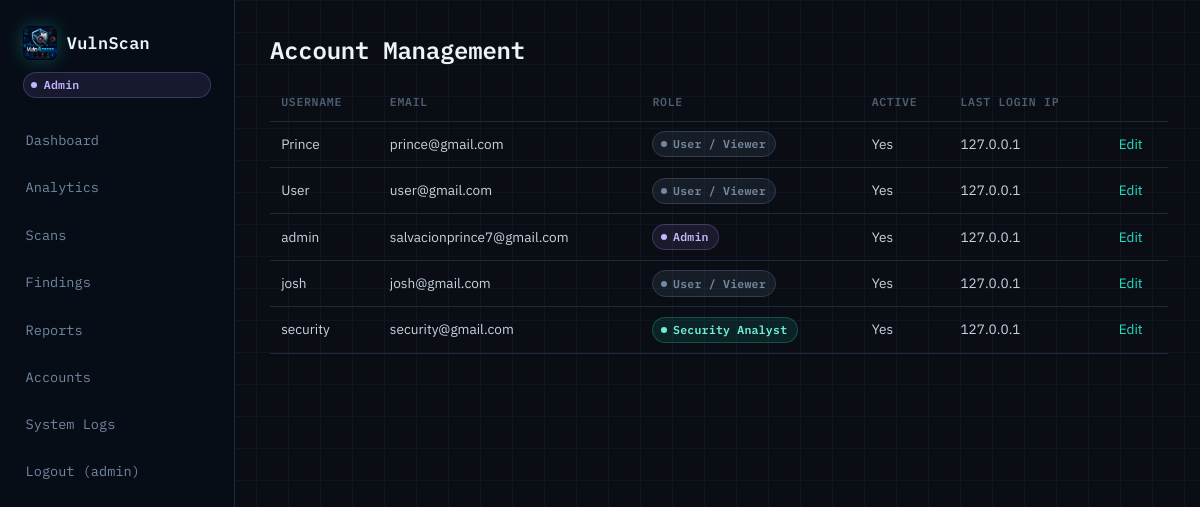
Screenshot of /accounts/manage/ (signed in) with the database file from the repository.
### accounts/models.py (models this page shows, shortened)
class User(AbstractUser):
    role = models.CharField(
        max_length=16, choices=Role.choices, default=Role.VIEWER)
    email = models.EmailField(unique=True)
    phone_number = models.CharField(
        max_length=20, blank=True, null=True, default="")
    organization = models.CharField(max_length=255, blank=True)
    mfa_enabled = models.BooleanField(default=False)
    last_login_ip = models.GenericIPAddressField(null=True, blank=True)
    created_at = models.DateTimeField(auto_now_add=True)
    @property
    def is_admin_role(self):
        return self.role == Role.ADMIN or self.is_superuser
    @property
    def is_analyst_role(self):
        return self.role in (Role.ADMIN, Role.ANALYST) or self.is_superuser
    def can_manage_accounts(self):
        return self.is_admin_role
    def can_run_scans(self):
        return self.is_analyst_role
    def can_analyze_vulnerabilities(self):
        return self.is_analyst_role

### accounts/views.py (the view)
# urls.py: path("manage/", views.account_management, name="account_management"),
@role_required("ADMIN")
def account_management(request):
    users = (
        User.objects
        .all()
        .order_by("username")
    )
    return render(
        request,
        "accounts/account_management.html",
        {
            "users": users,
            "roles": Role.choices,
        },
    )

### accounts/templates/accounts/account_management.html (shortened to what this page needs)
{% extends "base.html" %}
{% block content %}
<h1>Account Management</h1>
<table class="data-table">
    <thead>
        <tr><th>Username</th><th>Email</th><th>Role</th><th>Active</th><th>Last login IP</th><th></th></tr>
    </thead>
    <tbody>
    {% for u in users %}
        <tr>
            <td>{{ u.username }}</td>
            <td>{{ u.email }}</td>
            <td><span class="role-badge role-{{ u.role|lower }}">{{ u.get_role_display }}</span></td>
            <td>{{ u.is_active|yesno:"Yes,No" }}</td>
            <td>{{ u.last_login_ip|default:"—" }}</td>
            <td><a href="{% url 'accounts:edit_user' u.id %}">Edit</a></td>
        </tr>
    {% endfor %}
    </tbody>
</table>
{% endblock %}

### templates/base.html (shortened to what this page needs)
{% load static %}
<!DOCTYPE html>
<html lang="en">
<head>
    <link rel="stylesheet" href="{% static 'css/main.css' %}">
</head>
<body class="{% if request.resolver_match.url_name == 'login' or request.resolver_match.url_name == 'register' %}auth-page{% endif %}">
{% if request.resolver_match.url_name != 'login' and request.resolver_match.url_name != 'register' %}
<aside class="sidebar">
    <a class="brand" href="{% if user.is_authenticated %}{% url 'reporting:dashboard' %}{% else %}#{% endif %}">
        <img src="{% static 'images/logo1.png' %}" alt="VulnScan logo">
        <span>VulnScan</span>
        <span class="role-badge role-{{ user.role|lower }}">{{ user.get_role_display }}</span>
    </a>
<nav>
    {% if user.is_authenticated %}
        <a href="{% url 'reporting:dashboard' %}"
           class="{% if request.resolver_match.url_name == 'dashboard' %}active{% endif %}">
            Dashboard
        </a>
        <a href="{% url 'reporting:analytics' %}"
           class="{% if request.resolver_match.url_name == 'analytics' %}active{% endif %}">
            Analytics
        </a>
        {% if user.can_run_scans %}
            <a href="{% url 'scanning:job_list' %}"
               class="{% if request.resolver_match.namespace == 'scanning' %}active{% endif %}">
                Scans
            </a>
        {% endif %}
        {% if user.can_analyze_vulnerabilities %}
            <a href="{% url 'vulnassess:findings_list' %}"
               class="{% if request.resolver_match.namespace == 'vulnassess' %}active{% endif %}">
                Findings
            </a>
        {% endif %}
        <a href="{% url 'reporting:report_list' %}"
           class="{% if request.resolver_match.url_name == 'report_list' %}active{% endif %}">
            Reports
        </a>
        {% if user.can_manage_accounts %}
            <a href="{% url 'accounts:account_management' %}"
               class="{% if request.resolver_match.namespace == 'accounts' %}active{% endif %}">
                Accounts
            </a>
            <a href="{% url 'accounts:system_logs' %}"
               class="{% if request.resolver_match.url_name == 'system_logs' %}active{% endif %}">
                System Logs
            </a>
        {% endif %}
        <form action="{% url 'accounts:logout' %}" method="post" class="inline-form">
            <button type="submit" class="link-button logout-trigger">
                Logout ({{ user.username }})
            </button>
        </form>
    {% endif %}
</nav>
</aside>
{% endif %}
<main class="content">
    {% block content %}{% endblock %}
</main>
</body>
</html>

### static/css/main.css (style rules this page uses)
:root { --bg: #0a0e14; --bg-grid-line: #0f1621; --panel-solid: #111a28; --panel-border: #1e2939; --panel-border-strong: #2c3d54; --panel-raised: #16202f; --text: #c7d2e0; --text-bright: #eef3f9; --text-dim: #7488a1; --text-faint: #4d5c70; --signal: #1fe0c4; --signal-dim: #0f8f7d; --signal-glow: rgba(31, 224, 196, 0.35); --critical: #ff4d5e; --high: #ff9f40; --medium: #ffd23f; --low: #7488a1; --info: #4d5c70; --success: #34d399; --font-mono: "IBM Plex Mono", ui-monospace, "SFMono-Regular", Menlo, Consolas, monospace; --font-sans: "IBM Plex Sans", -apple-system, "Segoe UI", Roboto, sans-serif; --radius: 8px; --radius-sm: 4px; }
* { box-sizing: border-box; }
html { color-scheme: dark; }
body { margin: 0; font-family: var(--font-sans); font-size: 15px; line-height: 1.55; background: linear-gradient(var(--bg-grid-line) 1px, transparent 1px) 0 0 / 100% 32px, linear-gradient(90deg, var(--bg-grid-line) 1px, transparent 1px) 0 0 / 32px 100%, var(--bg); color: var(--text); -webkit-font-smoothing: antialiased; }
a { color: var(--signal); }
h1, h2, h3, h4 { font-family: var(--font-mono); color: var(--text-bright); letter-spacing: -0.01em; margin: 0 0 0.6em 0; font-weight: 600; }
h1 { font-size: 1.5rem; }
.sidebar { position: fixed; inset: 0 auto 0 0; width: 235px; padding: 1.25rem 0.85rem; background: rgba(8, 14, 24, 0.96); border-right: 1px solid var(--panel-border); z-index: 40; }
.brand { font-family: var(--font-mono); font-weight: 600; font-size: 1.05rem; color: var(--text-bright); letter-spacing: 0.02em; display: flex; flex-wrap: wrap; align-items: center; gap: 0.6rem; padding: 0.35rem 0.6rem 1.35rem; text-decoration: none; }
.brand img { width: 34px; height: 34px; object-fit: cover; border-radius: 7px; box-shadow: 0 0 18px rgba(31, 224, 196, 0.28); }
.brand .role-badge { flex-basis: 100%; width: max-content; max-width: 100%; white-space: normal; overflow-wrap: anywhere; margin-top: 0.15rem; }
nav { display: flex; flex-direction: column; align-items: stretch; gap: 0.35rem; }
nav a, nav .link-button { color: var(--text-dim); text-decoration: none; font-size: 0.85rem; font-family: var(--font-mono); background: none; border: none; cursor: pointer; padding: 0.65rem 0.75rem; border-radius: var(--radius-sm); transition: color 0.15s ease, background 0.15s ease; }
.inline-form { display: inline; }
.content { max-width: 1140px; margin: 0 auto 0 238px; padding: 2rem 2rem 4rem; }
.data-table { width: 100%; border-collapse: collapse; font-size: 0.85rem; }
.data-table th, .data-table td { text-align: left; padding: 0.6rem 0.7rem; border-bottom: 1px solid var(--panel-border); }
.data-table th { color: var(--text-faint); font-weight: 600; font-family: var(--font-mono); font-size: 0.72rem; text-transform: uppercase; letter-spacing: 0.06em; }
.data-table tbody tr { transition: background 0.12s ease; }
.data-table a { color: var(--signal); text-decoration: none; }
.role-badge, .status-badge, .severity-badge { display: inline-flex; align-items: center; gap: 0.4rem; padding: 0.2rem 0.6rem 0.2rem 0.45rem; border-radius: 999px; font-size: 0.72rem; font-family: var(--font-mono); font-weight: 600; letter-spacing: 0.02em; border: 1px solid transparent; white-space: nowrap; }
.role-badge::before, .status-badge::before, .severity-badge::before { content: ""; width: 6px; height: 6px; border-radius: 50%; flex-shrink: 0; }
.role-admin { background: rgba(167, 139, 250, 0.1); color: #c4b5fd; border-color: rgba(167, 139, 250, 0.25); }
.role-admin::before { background: #c4b5fd; }
.role-analyst { background: rgba(31, 224, 196, 0.1); color: #6ff0dc; border-color: rgba(31, 224, 196, 0.25); }
.role-analyst::before { background: #6ff0dc; }
.role-viewer { background: rgba(116, 136, 161, 0.12); color: var(--text-dim); border-color: var(--panel-border-strong); }
.role-viewer::before { background: var(--text-dim); }

### rows the page displays
User: role "Admin", username "admin", email "salvacionprince7@gmail.com", is_active "Yes", last_login_ip "127.0.0.1"
User: username "Prince", email "prince@gmail.com", role "User / Viewer", is_active "Yes", last_login_ip "127.0.0.1"
User: username "User", email "user@gmail.com", role "User / Viewer", is_active "Yes", last_login_ip "127.0.0.1"
User: username "josh", email "josh@gmail.com", role "User / Viewer", is_active "Yes", last_login_ip "127.0.0.1"
User: username "security", email "security@gmail.com", role "Security Analyst", is_active "Yes", last_login_ip "127.0.0.1"
